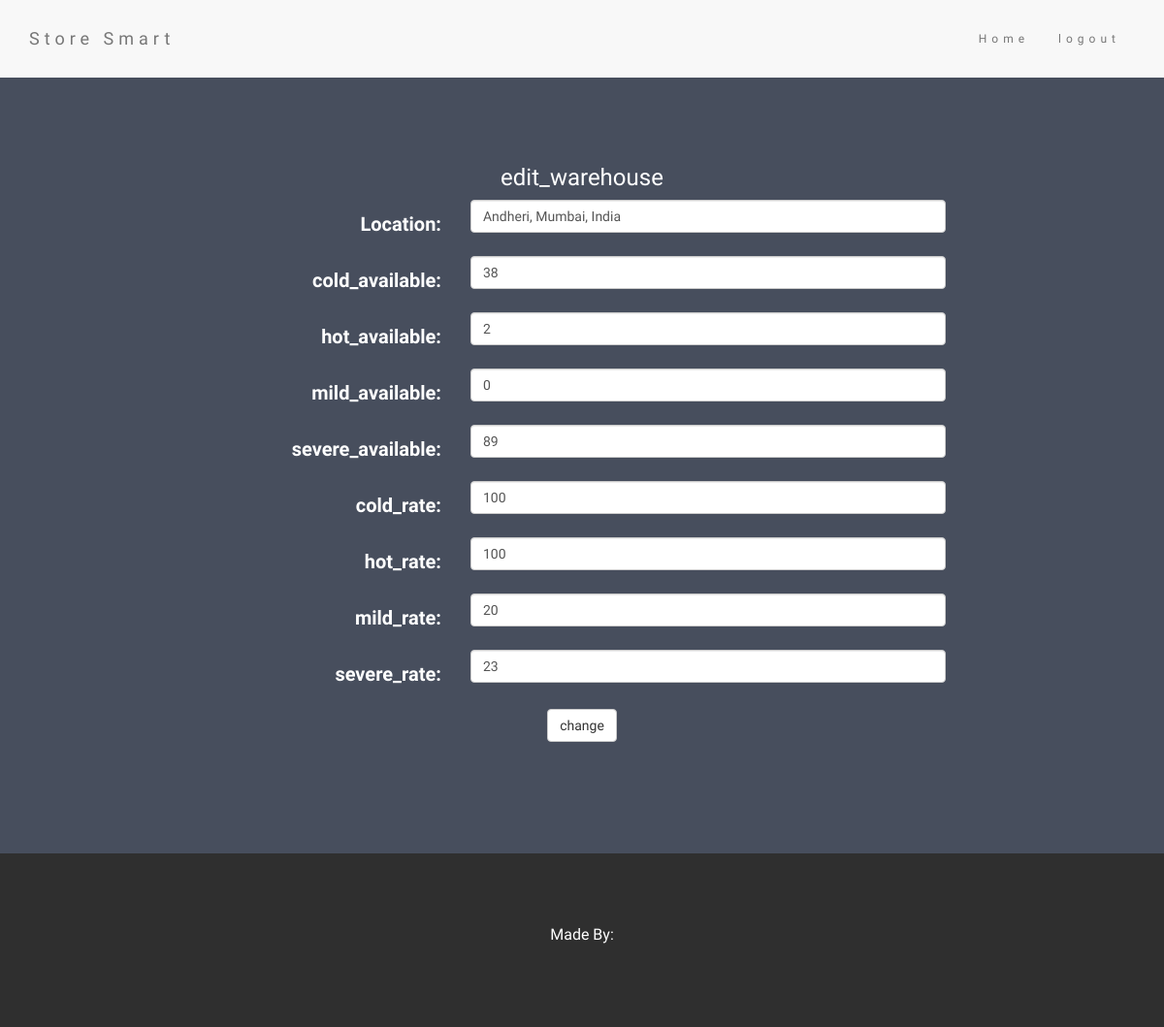
The app's page /edit_warehouse/5/ (signed in) with its own data.
### ware/models.py (models this page shows)
class warehouse(models.Model):
	user=models.CharField(max_length=200)
	location = models.CharField(max_length=1000)
	cold_rate=models.PositiveSmallIntegerField(default=0 ,null=True)
	hot_rate=models.PositiveSmallIntegerField(default=0 ,null=True)
	mild_rate=models.PositiveSmallIntegerField(default=0 ,null=True)
	severe_rate=models.PositiveSmallIntegerField(default=0 ,null=True)
	cold_total=models.PositiveSmallIntegerField(default=0 ,null=True)
	hot_total=models.PositiveSmallIntegerField(default=0 ,null=True)
	mild_total=models.PositiveSmallIntegerField(default=0 ,null=True)
	severe_total=models.PositiveSmallIntegerField(default=0 ,null=True)
	cold_available=models.PositiveSmallIntegerField(default=0 ,null=True)
	hot_available=models.PositiveSmallIntegerField(default=0 ,null=True)
	mild_available=models.PositiveSmallIntegerField(default=0 ,null=True)
	severe_available=models.PositiveSmallIntegerField(default=0 ,null=True)
	def __str__(self):
		return self.location

### ware/views.py (the view, shortened to what this page needs)
# urls.py: url(r'^edit_warehouse/(?P<id>[\w\-]+)/$',edit_warehouse,name='edit'),
def edit_warehouse(request,id):
	if request.user.is_authenticated() and Userform.objects.get(user=request.user).flag==1:
		if request.method=="GET":
			ware=warehouse.objects.get(id=id)
			print (ware)
			return render(request,'edit_warehouse.html',{'ware':ware})
	elif Userform.objects.get(user=request.user).flag==2:
		return HttpResponseRedirect('/')
	else:
		return HttpResponseRedirect('/account/login')

### ware/templates/edit_warehouse.html (shortened to what this page needs)
<!DOCTYPE html>
<html lang="en">
<head>
  <link rel="stylesheet" href="http://maxcdn.bootstrapcdn.com/bootstrap/3.3.6/css/bootstrap.min.css">
</head>
<body>
<nav class="navbar navbar-default">
  <div class="container">
    <div class="navbar-header">
      <a class="navbar-brand" href="#">Store Smart</a>
    </div>
    <div class="collapse navbar-collapse" id="myNavbar">
      <ul class="nav navbar-nav navbar-right">
             {% if user.is_authenticated %}
         <li><a href="/">Home</a></li>
        <li><a href="account/logout/">logout</a></li>
    {% else %}
        <li><a href="account/login/">LOGIN</a></li>
        <li><a href="account/register/">SIGNUP</a></li>
    {% endif %}
      </ul>
    </div>
  </div>
</nav>
<div class="container-fluid bg-1 text-center ">
<div class="col-sm-2">
</div>
<div class="col-sm-8">
<h3>edit_warehouse</h3>
<form class="form-horizontal" action="" method="POST">{% csrf_token %}
<div class="form-group">
    <label for="location" class="col-sm-4 control-label">Location:</label>
    <div class="col-sm-8">
<input type="text" class="form-control" name="location" id="location"value="{{ware.location}}">
</div>
</div>
<div class="form-group">
    <label for="cold" class="col-sm-4 control-label">cold_available:</label>
    <div class="col-sm-8">
<input class="form-control" type="number" id="cold" name="cold" min="0" max={{ware.cold_total}} value={{ware.cold_available}} required>
</div>
</div>
<div class="form-group">
    <label for="hot" class="col-sm-4 control-label">hot_available:</label>
    <div class="col-sm-8">
<input class="form-control" type="number" name="hot" id="hot" min="0" max={{ware.hot_total}} value={{ware.hot_available}} required>
</div>
</div>
<div class="form-group">
    <label for="mild" class="col-sm-4 control-label">mild_available:</label>
    <div class="col-sm-8">
    <input class="form-control" type="number" name="mild" id="mild" min="0" max={{ware.mild_total}} value={{ware.mild_available}} required>
    </div>
    </div>
    <div class="form-group">
    <label for="severe" class="col-sm-4 control-label">severe_available:</label>
    <div class="col-sm-8">
<input class="form-control" type="number" name="severe" id= "severe" min="0" max={{ware.severe_total}} value={{ware.severe_available}} required></div>
</div>
<div class="form-group">
    <label for="cold_rate" class="col-sm-4 control-label">cold_rate:</label>
    <div class="col-sm-8">
<input class="form-control" type="number" id="cold_rate" name="cold_rate" min="0" value={{ware.cold_rate}} required>
</div>
</div>
<div class="form-group">
    <label for="hot_rate" class="col-sm-4 control-label">hot_rate:</label>
    <div class="col-sm-8">
<input class="form-control" type="number" id="hot_rate" name="hot_rate" min="0" value={{ware.hot_rate}} required>
</div>
</div>
<div class="form-group">
    <label for="mild_rate" class="col-sm-4 control-label">mild_rate:</label>
    <div class="col-sm-8">
<input class="form-control" id="mild_rate" type="number" name="mild_rate" min="0" value={{ware.mild_rate}} required>
</div>
</div>
<div class="form-group">
    <label for="severe_rate" class="col-sm-4 control-label">severe_rate:</label>
    <div class="col-sm-8">
<input class="form-control" type="number" id="severe_rate" name="severe_rate" min="0" value={{ware.severe_rate}} required>
</div>
</div>
<input class="btn btn-default" type="submit" value="change">
</form>
</div>
</div>
<footer class="container-fluid bg-4 text-center">
  <p>Made By:</p>
</footer>
</body>
</html>

### ware/templates/edit_warehouse.html (style rules this page uses)
body { font: 20px Montserrat, sans-serif; line-height: 1.8; color: #f5f6f7; }
p { font-size: 16px; }
.bg-1 { background-color: #474e5d; color: #ffffff; height: 800px; }
.bg-4 { background-color: #2f2f2f; color: #fff; }
.container-fluid { padding-top: 70px; padding-bottom: 70px; }
.navbar { padding-top: 15px; padding-bottom: 15px; border: 0; border-radius: 0; margin-bottom: 0; font-size: 12px; letter-spacing: 5px; }
input { color:black; }

### records on screen
warehouse: cold "38", hot "2", mild "0", severe "89", cold_rate "100", hot_rate "100", mild_rate "20", severe_rate "23"
